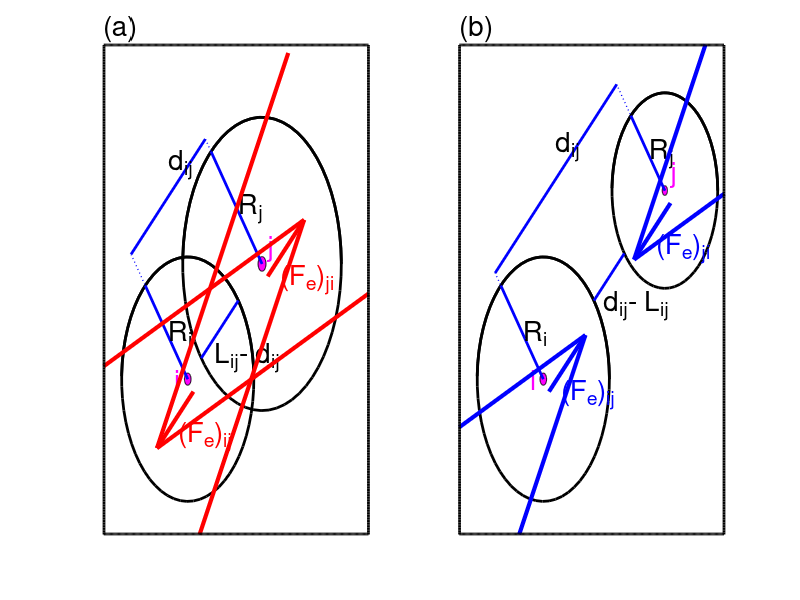

This figure's MATLAB source:
clear all
close all

plot_second_plot=1;


if plot_second_plot==1
    FigHandle=figure
    set(FigHandle, 'Position', [50, 50, 1200, 500]);
end


L=2;
dx=0.01;
%Initialize grid
x=[-L:dx:L];
y=x;

%Circle 1
xi_vec=[-0.05 -0.05 ]
yi_vec=[-0.05 -0.05]
%H=0.4
Di_vec=[0.75 0.75];

%Circle 2
%xj_vec=[0.9 1.3]
%yj_vec=[0.6 1.3]
R_vec=[1.1 1.8]
theta=40*pi/180;
xj_vec=[xi_vec(1)+R_vec(1)*cos(theta) xi_vec(1)+R_vec(2)*cos(theta)]
yj_vec=[yi_vec(1)+R_vec(1)*sin(theta) yi_vec(1)+R_vec(2)*sin(theta)]

%H=0.4
Dj_vec=[0.9 0.6] ;

font_seq=['L_{ij}- d_{ij}';'d_{ij}- L_{ij}'];
letters=['(a)';'(b)'];
colorvec=['rb']

for k=[1 2]
    F1=subplot(1,2,k)
    %Circle 1
    xi=xi_vec(k)
    yi=yi_vec(k)
    Di=Di_vec(k)
    
    %Circle 2
    xj=xj_vec(k)
    yj=yj_vec(k)
    Dj=Dj_vec(k);
    
    
    
    circ_ind=[0:0.1:2*pi];
    circ_ind2=[0:0.1:3*pi];
    
    hold on
    %Plotting circle 1
    fill(xi+(Di/20.*cos(circ_ind)),yi+(Di/20.*sin(circ_ind)),'m' )
    plot(xi+(Di.*cos(circ_ind2)),yi+(Di.*sin(circ_ind2)),'k','linewidth',2 )
    
    %Plotting circle 2
    fill(xj+(Dj/20.*cos(circ_ind)),yj+(Dj/20.*sin(circ_ind)),'m' )
    plot(xj+(Dj.*cos(circ_ind2)),yj+(Dj.*sin(circ_ind2)),'k','linewidth',2 )
    
    
    %Line through intersection
    theta_ij=atan((yi-yj)/(xi-xj))
    %plot([xi+Di*cos(theta_ij)], [yi+Di*sin(theta_ij)],'*')
    %plot([xj-Dj*cos(theta_ij)], [yj-Dj*sin(theta_ij)],'r*')
    plot([xj-Dj*cos(theta_ij) xi+Di*cos(theta_ij)],[yj-Dj*sin(theta_ij) yi+Di*sin(theta_ij)],'b','linewidth',2)
    
    
    
    
    %Plotting radius 1
    %theta_i=140*pi/180;
    theta_i=theta_ij+(pi/2)%140*pi/180;
    plot([xi xi+Di*cos(theta_i)],[yi yi+Di*sin(theta_i)],'b','linewidth',2)
 
    
    %Plotting radius 2
    %theta_j=140*pi/180;
    theta_j=theta_ij+(pi/2)%140*pi/180;
    plot([xj xj+Dj*cos(theta_j)],[yj yj+Dj*sin(theta_j)],'b','linewidth',2)
    
    
    %Text i
    eps8a=0.06;eps8b=0.1;eps8c=0.15
    text(xi-eps8c, yi+0*eps8b ,'i', 'fontsize',20,'color','m')
    %Text j
    text(xj+eps8a, yj+eps8b ,'j', 'fontsize',20,'color','m')
    
    
    eps=0.02;
    %Text i
    text(xi+Di/2*cos(theta_i)+eps, yi+Di/2*sin(theta_i) ,'R_{i}', 'fontsize',20)
    %Text j
    text(xj+Dj/2*cos(theta_j)+eps, yj+Dj/2*sin(theta_j) ,'R_{j}', 'fontsize',20)
    
    %Text ij
    eps2a=0.06
    eps2b=0.17
    %text(0.5*((xj-Dj*cos(theta_ij)) +(xi+Di*cos(theta_ij)))-eps2a, 0.5*(yj-Dj*sin(theta_ij)+ yi+Di*sin(theta_ij))-eps2b ,'|L_{ij}-d_{ij}|', 'fontsize',20)
    text(0.5*((xj-Dj*cos(theta_ij)) +(xi+Di*cos(theta_ij)))-eps2a, 0.5*(yj-Dj*sin(theta_ij)+ yi+Di*sin(theta_ij))-eps2b ,font_seq(k,:), 'fontsize',20)
    
    %Distance between elements (dij)
    eps3=0.1
    D0=(max(Di,Dj)+eps3);
    %plot([xi+Di*cos(theta_i) xj+Dj*cos(theta_j)],[yi+Di*sin(theta_i)   yj+Dj*sin(theta_j)],'b','linewidth',2)
    plot([xi+D0*cos(theta_i) xj+D0*cos(theta_j)],[yi+D0*sin(theta_i)   yj+D0*sin(theta_j)],'b','linewidth',2)
    
    %Text dij
    eps4=0.2
    text(0.5*(xi+D0*cos(theta_i)+ xj+D0*cos(theta_j)), 0.5*(yi+D0*sin(theta_i)  + yj+D0*sin(theta_j))+eps4 ,'d_{ij}', 'fontsize',20)

    
    
    %Connecting centers to d_ij line
     plot([xi xi+D0*cos(theta_i)],[yi yi+D0*sin(theta_i)],'b:','linewidth',1)
     plot([xj xj+D0*cos(theta_j)],[yj yj+D0*sin(theta_j)],'b:','linewidth',1)

     
     %Arrow
     eps5=0.1;
     A=0.3;
     %annotation('arrow', [xi-(eps5*cos(theta_i))  xi-(eps5*cos(theta_i)) - A*cos(theta_ij)] ,  [ yi-(eps5*sin(theta_i)) yi -(eps5*sin(theta_i))- A*sin(theta_ij) ])
     %annotation('arrow', [xi-(eps5*cos(theta_i))  xi-(eps5*cos(theta_i)) - A*cos(theta_ij)] ,  [ yi-(eps5*sin(theta_i)) yi -(eps5*sin(theta_i))- A*sin(theta_ij) ])
     p1=xi-(eps5*cos(theta_i))
     q1=yi-(eps5*sin(theta_i))
     p2=xj-(eps5*cos(theta_j))
     q2=yj-(eps5*sin(theta_j))

     
    R=.6
    if k==2
        R=-R; 
    end
    quiver(p1,q1, -R*cos(theta_ij),-R*sin(theta_ij),'MaxHeadSize',3,'linewidth',3,'color',colorvec(k))
    quiver(p2,q2, R*cos(theta_ij),R*sin(theta_ij),'MaxHeadSize',3,'linewidth',3,'color',colorvec(k))
  
     
    %Text for forces
    eps6a=0.1;    eps6b=0.35; R=.4;
    if k==1
    text(xi-eps6a, yi -eps6b ,'(F_{e})_{ij}', 'fontsize',20,'color',colorvec(k))
    text(xj- eps6a + R*cos(theta_ij), yj -eps6b+ R*sin(theta_ij) ,'(F_{e})_{ji}', 'fontsize',20,'color',colorvec(k))
    end
    if k==2
        text(xi-eps6a + R*cos(theta_ij), yi -eps6b+ R*sin(theta_ij) ,'(F_{e})_{ij}', 'fontsize',20,'color',colorvec(k))
        text(xj- eps6a , yj -eps6b ,'(F_{e})_{ji}', 'fontsize',20,'color',colorvec(k))
    end
       
     
     
  
    %Plotting the gird
    
    %Define axes
    Ax=0*ones(length(x),1);
    Ay=0*ones(length(y),1);
  %  plot(x,Ax,'k:','linewidth',2)
  %  plot(x,Ax+1,'k:','linewidth',2)
    plot(x,Ax+2,'k','linewidth',2)
    plot(x,Ax-1,'k','linewidth',2)
  %  plot(Ay,y,'k:','linewidth',2)
  %  plot(Ay+1,y,'k:','linewidth',2)
    plot(Ay+2,y,'k','linewidth',2)
    plot(Ay-1,y,'k','linewidth',2)
    axis('off')
    axis([-1 L -1 2])
    caxis([0 1])
    %text(L-L/20,2.1,letters(k,:),'fontsize',20)
    text(-1,2.1,letters(k,:),'fontsize',20)

    
end
